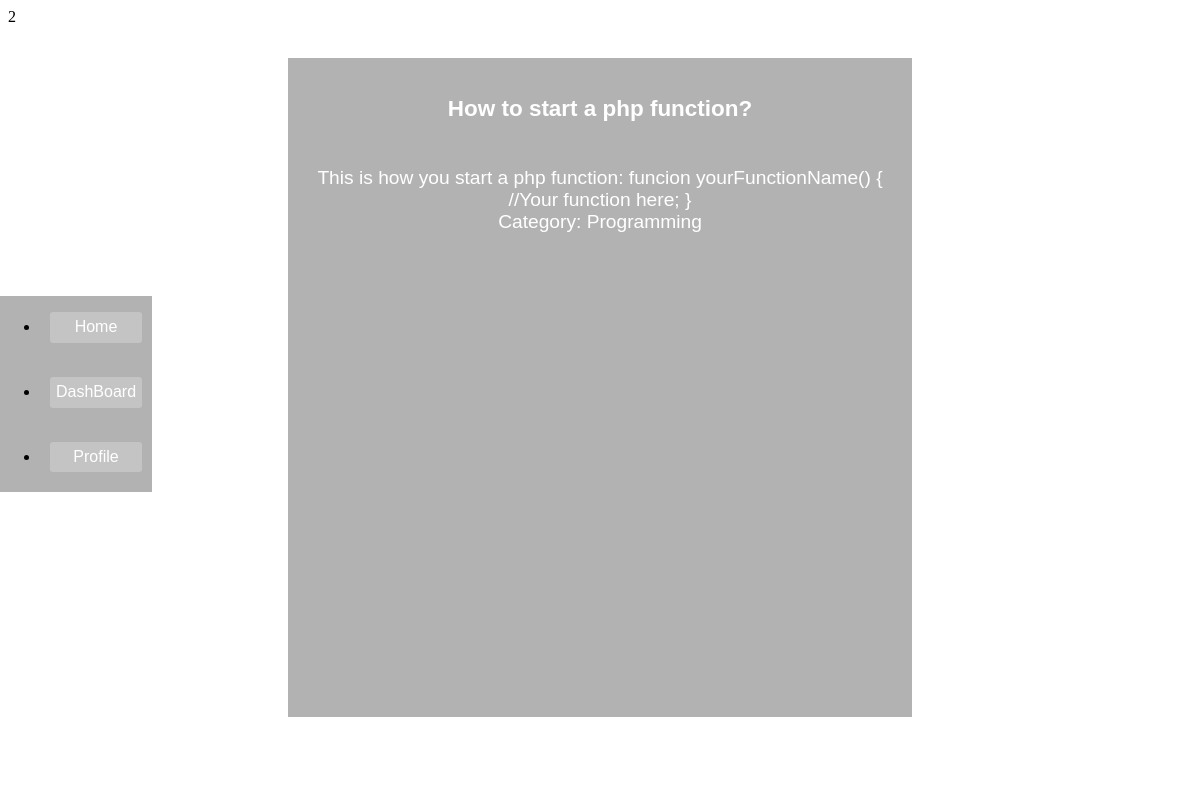
The page /SearchDet.php?QAID=2 on the database its author committed.
### tables this page shows
CREATE TABLE IF NOT EXISTS `qa` (
  `Questions` mediumtext NOT NULL,
  `Answers` longtext NOT NULL,
  `QAID` int(11) NOT NULL AUTO_INCREMENT,
  `UserID` int(7) NOT NULL,
  `Category` varchar(20) NOT NULL,
  `Date` date NOT NULL,
  PRIMARY KEY (`QAID`)
);

### SearchDet.php (the view, shortened to what this page needs)
<?php
include 'IntConn.php';
?>
<html>
<head>
    <LINK rel="stylesheet" type="text/css" href="Style.css"/>
</head>
<body>
<div class="fullscreen-bg">
    <video loop muted autoplay poster="VideoFrame.JPG" class="fullscreen-bg__video">
        <source src="bg10.webm" type="video/webm">
        <source src="bg.webm" type="video/webm">
    </video>
</div >
<div style="float: left">
<ul id="menu" style="text-align: left;"><li><a href="index.html">Home</a>
    <li><a href="DashBoard.php">DashBoard</a>
    <li><a href="profile.php">Profile</a>
</ul>
</div>
<?php
if(isset($_GET['QAID']))
{
    $QAID = $_SESSION['Result'];
    echo $QAID;
    $qryInt=$conn->stmt_init();
    $qry="SELECT Questions, Answers, Category, QAID FROM qa WHERE QAID LIKE '$QAID'";
    $qryInt->prepare($qry);
    $qryInt->execute() or die("Server Error! Try again in few Minutes".$qryInt->error);
    $qryInt->store_result();
    $qryInt->bind_result($Questions,$Answers,$Category, $QAID);
    while($qryInt->fetch())
    {
        echo'<center><div style="font-family: Agenda-Light, Agenda Light, Agenda, Arial Narrow, sans-serif;font-weight: 100;background: rgba(0,0,0,0.3);color: white;padding: 1rem;width: 50%;height:80%;margin: 2rem;font-size: 1.2rem;display:inline-block;">
            <h3><strong>'.$Questions.'</strong></h3><br/>'.$Answers.'<br/>Category: '.$Category.'</div></center>';
    }
}
?>
</body>
</html>

### Style.css (style rules this page uses)
.fullscreen-bg { position: fixed; top: 0; right: 0; bottom: 0; left: 0; overflow: hidden; z-index: -100; -webkit-filter: blur(4px); -moz-filter: blur(4px); -o-filter: blur(4px); -ms-filter: blur(4px); filter: blur(4px); }
.fullscreen-bg__video { position: absolute; top: 0; left: 0; width: 100%; height: 100%; }
@media (max-aspect-ratio: 16/9) { .fullscreen-bg__video { width: 300%; left: -100%; } }
#menu { font-family: Agenda-Light, Agenda Light, Agenda, Arial Narrow, sans-serif; font-weight: 100; background: rgba(0,0,0,0.3); position: fixed; right: 0; top: 35%; left: 0; width: 7em; float: left; }
#menu li { margin-bottom: 2px; padding-bottom: 2px; }
#menu a { display: block; text-decoration: none; text-align: center; width:80px ; padding: .4rem; border: none; margin: 1rem auto; background: rgba(255,255,255,0.23); color: #fff; border-radius: 3px; cursor: pointer; transition: .1s background; }

### rows shown on the page
qa: Questions "How to start a php function?", Answers "This is how you start a php function: funcion yourFunctionName() { //Your function here; }", Category "Programming"

### other values the page prints
$QAID "2"
